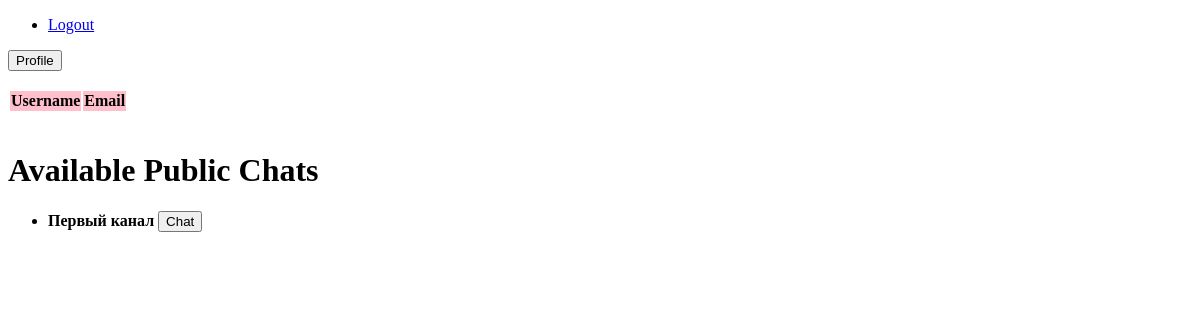
The page /chat/ (signed in) on the database as committed earlier.
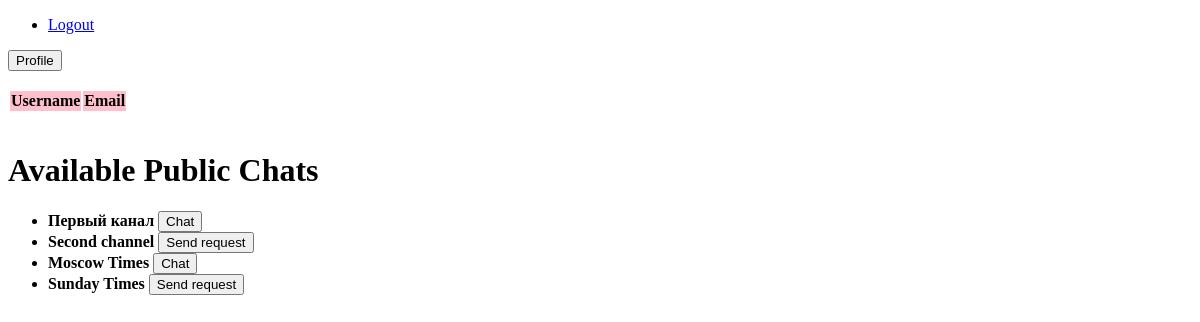
The same page on the database as committed later.
### Chat/models.py (models this page shows, shortened)
class ChatRoom(models.Model):
    title = models.CharField(max_length=255)
    owner = models.ForeignKey(User, related_name='owner', on_delete=models.CASCADE)
    chat_users = models.ManyToManyField(User, related_name='chat_users')
    date_created = models.DateTimeField(auto_now_add=True)

### Chat/views.py (the view)
# urls.py: path("", index, name="index"),
def index(request):
    chat_rooms = ChatRoom.objects.all()
    user = request.user
    if user.is_authenticated:
        sent_requests = ChatRequest.objects.filter(sender=user)
        sent_requests_chat_ids = [request.chat.id for request in sent_requests]
    else:
        sent_requests_chat_ids = []
    return render(request, "chat/index.html", {
        'public_chats': chat_rooms,
        'sent_request_chat_ids': sent_requests_chat_ids,
    })

### Chat/templates/chat/index.html (shortened to what this page needs)
<!DOCTYPE html>
{% load static %}
<html>
<head>
    <link rel="stylesheet" href="{% static 'mystyles.css' %}">
</head>
<body>
    <div id="navbar">
      <ul>
        {% if user.is_authenticated %}
        <li class="nav-item">
          <a class="nav-link" href="{% url 'logout' %}">Logout</a>
        </li>
        {% endif %}
      </ul>
    </div>
    {% if user.is_authenticated %}
    <a href="{% url 'profile' %}"><button>Profile</button></a>
    {% endif %}
    <br/><br/>
    <table>
      <thead>
        <tr>
          <th>Username</th>
          <th>Email</th>
        </tr>
      </thead>
    </table>
    {% if user.is_authenticated %}
    <br/>
    <h1>Available Public Chats</h1>
      <ul>
        {% for chat in public_chats %}
          <li>
            <strong>{{ chat.title }}</strong>
            {% if user != chat.owner and user not in chat.chat_users.all %}
              {% if chat.id in sent_request_chat_ids %}
                <button class="request-participation-btn" data-chat-id="{{ chat.id }}" disabled>Request sent</button>
                {% else %}
                <button class="request-participation-btn" data-chat-id="{{ chat.id }}">Send request</button>
                {% endif %}
            {% else %}
              <a href="{% url 'public_chat_room_detail' chat.id %}"><button>Chat</button></a>
            {% endif %}
          </li>
        {% endfor %}
      </ul>
    {% endif %}
</body>
</html>

### static/mystyles.css (style rules this page uses)
th { background-color: pink; }

Rows that differ between the two databases and show on the page:
added ChatRoom: title "Second channel"
added ChatRoom: title "Moscow Times", shows "Chat"
added ChatRoom: title "Sunday Times"
